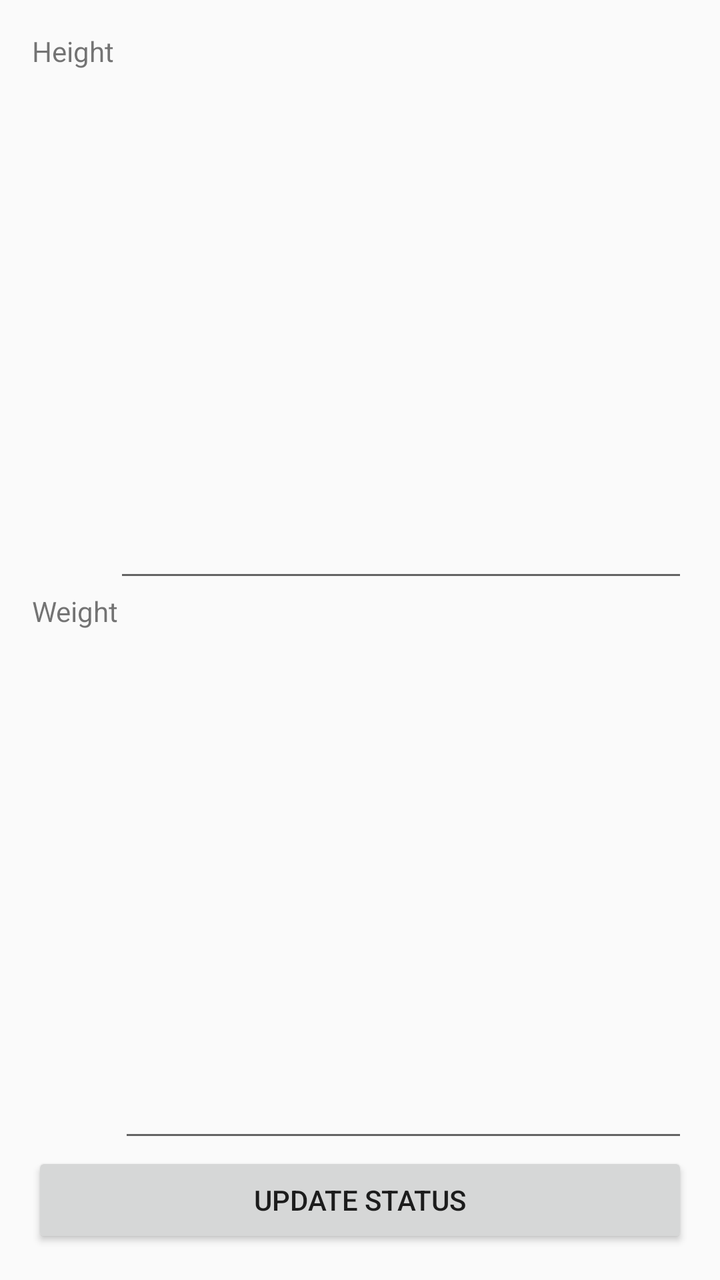
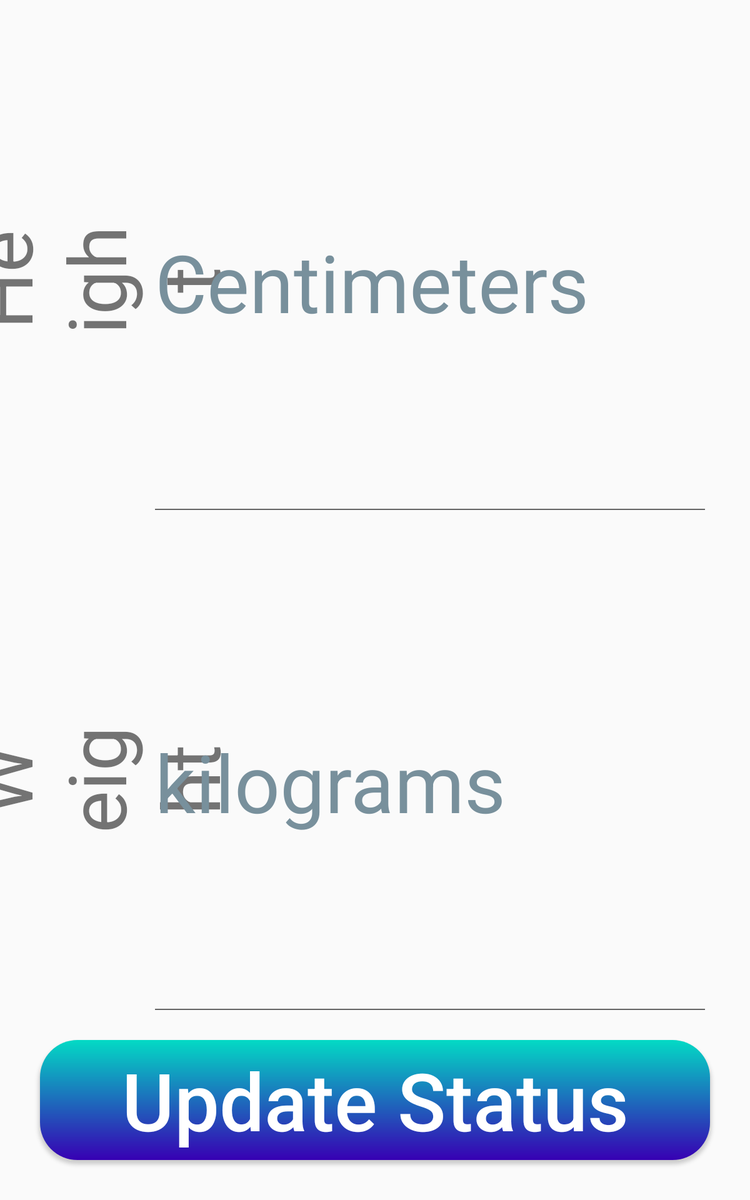

One screen, two layout resources from the same app: the default and the repository's alternative for another configuration. Each is rendered where Android would select it; the XML of both is given below.
<!-- AndroidManifest.xml: application theme Theme.FitnessExerciseTracking -->
<!-- res/layout/activity_update_information.xml -->
<?xml version="1.0" encoding="utf-8"?>
<androidx.constraintlayout.widget.ConstraintLayout xmlns:android="http://schemas.android.com/apk/res/android"
    xmlns:app="http://schemas.android.com/apk/res-auto"
    xmlns:tools="http://schemas.android.com/tools"
    android:layout_width="match_parent"
    android:layout_height="match_parent"
    tools:context=".UpdateInformation">

    <TextView
        android:id="@+id/textViewHeight"
        android:layout_width="wrap_content"
        android:layout_height="0dp"
        android:layout_marginStart="16dp"
        android:layout_marginTop="16dp"
        android:text="@string/height_textView"
        app:layout_constraintBottom_toTopOf="@+id/textViewWeight"
        app:layout_constraintStart_toStartOf="parent"
        app:layout_constraintTop_toTopOf="parent" />

    <EditText
        android:id="@+id/editTextViewHeightInfo"
        android:layout_width="0dp"
        android:layout_height="0dp"
        android:layout_marginEnd="16dp"
        app:layout_constraintBottom_toBottomOf="@+id/textViewHeight"
        app:layout_constraintEnd_toEndOf="parent"
        app:layout_constraintStart_toEndOf="@+id/textViewHeight"
        app:layout_constraintTop_toTopOf="@+id/textViewHeight" />

    <TextView
        android:id="@+id/textViewWeight"
        android:layout_width="wrap_content"
        android:layout_height="0dp"
        android:layout_marginStart="16dp"
        android:text="@string/weight_textView"
        app:layout_constraintBottom_toTopOf="@+id/buttonUpdateInformation"
        app:layout_constraintStart_toStartOf="parent"
        app:layout_constraintTop_toBottomOf="@+id/textViewHeight" />

    <EditText
        android:id="@+id/editTextViewWeightInfo"
        android:layout_width="0dp"
        android:layout_height="0dp"
        android:layout_marginEnd="16dp"
        app:layout_constraintBottom_toBottomOf="@+id/textViewWeight"
        app:layout_constraintEnd_toEndOf="parent"
        app:layout_constraintStart_toEndOf="@+id/textViewWeight"
        app:layout_constraintTop_toTopOf="@+id/textViewWeight" />

    <Button
        android:id="@+id/buttonUpdateInformation"
        android:layout_width="0dp"
        android:layout_height="wrap_content"
        android:layout_marginStart="16dp"
        android:layout_marginEnd="16dp"
        android:layout_marginBottom="16dp"
        android:onClick="onUpdateInformation"
        android:text="@string/updateStatus_button"
        app:layout_constraintBottom_toBottomOf="parent"
        app:layout_constraintEnd_toEndOf="parent"
        app:layout_constraintStart_toStartOf="parent" />


</androidx.constraintlayout.widget.ConstraintLayout>
<!-- resources referenced by this layout -->
<resources>
  <string name="height_textView">Height</string>
  <string name="updateStatus_button">Update Status</string>
  <string name="weight_textView">Weight</string>
  <style name="Theme.FitnessExerciseTracking" parent="Theme.AppCompat.DayNight.DarkActionBar">
          
          <item name="colorPrimary">@color/light_cyan</item>
          <item name="colorPrimaryVariant">@color/dark_cyan</item>
          <item name="colorOnPrimary">@color/light_matcha</item>
          
          <item name="colorSecondary">@color/green_1</item>
          <item name="colorSecondaryVariant">@color/green_5</item>
          <item name="colorOnSecondary">@color/green_9</item>
          
          <item name="android:statusBarColor">@android:color/transparent</item>
          
          <item name="android:navigationBarColor">@android:color/transparent</item>
      </style>
</resources>
<!-- res/layout-sw600dp/activity_update_information.xml (the repository's variant of the layout above) -->
<!-- drawn on a 7-inch tablet held upright -->
<?xml version="1.0" encoding="utf-8"?>
<androidx.constraintlayout.widget.ConstraintLayout xmlns:android="http://schemas.android.com/apk/res/android"
    xmlns:app="http://schemas.android.com/apk/res-auto"
    xmlns:tools="http://schemas.android.com/tools"
    android:layout_width="match_parent"
    android:layout_height="match_parent"
    tools:context=".UpdateInformation">

    <TextView
        android:id="@+id/textViewHeight"
        android:layout_width="0dp"
        android:layout_height="0dp"
        android:layout_marginStart="32dp"
        android:layout_marginTop="32dp"
        android:text="@string/height_textView"
        android:gravity="center"
        android:textSize="64sp"
        android:rotation="-90"
        app:layout_constraintBottom_toTopOf="@+id/textViewWeight"
        app:layout_constraintEnd_toStartOf="@+id/guideline20"
        app:layout_constraintStart_toStartOf="parent"
        app:layout_constraintTop_toTopOf="parent" />

    <EditText
        android:id="@+id/editTextViewHeightInfo"
        android:layout_width="0dp"
        android:layout_height="0dp"
        android:layout_marginEnd="32dp"
        android:hint="@string/centimeters_editTextHint"
        android:importantForAutofill="no"
        android:inputType="number"
        android:textColorHint="#78909C"
        android:textSize="64sp"
        app:layout_constraintBottom_toBottomOf="@+id/textViewHeight"
        app:layout_constraintEnd_toEndOf="parent"
        app:layout_constraintStart_toEndOf="@+id/textViewHeight"
        app:layout_constraintTop_toTopOf="@+id/textViewHeight" />

    <TextView
        android:id="@+id/textViewWeight"
        android:layout_width="0dp"
        android:layout_height="0dp"
        android:layout_marginStart="32dp"
        android:layout_marginTop="16dp"
        android:text="@string/weight_textView"
        android:textSize="64sp"
        android:rotation="-90"
        android:gravity="center"
        app:layout_constraintBottom_toTopOf="@+id/guideline19"
        app:layout_constraintEnd_toStartOf="@+id/guideline20"
        app:layout_constraintStart_toStartOf="parent"
        app:layout_constraintTop_toBottomOf="@+id/textViewHeight" />

    <EditText
        android:id="@+id/editTextViewWeightInfo"
        android:layout_width="0dp"
        android:layout_height="0dp"
        android:layout_marginEnd="32dp"
        android:hint="@string/kilograms_editText"
        android:importantForAutofill="no"
        android:inputType="numberDecimal"
        android:textColorHint="#78909C"
        android:textSize="64sp"
        app:layout_constraintBottom_toBottomOf="@+id/textViewWeight"
        app:layout_constraintEnd_toEndOf="parent"
        app:layout_constraintHorizontal_bias="0.0"
        app:layout_constraintStart_toEndOf="@+id/textViewWeight"
        app:layout_constraintTop_toTopOf="@+id/textViewWeight"
        app:layout_constraintVertical_bias="0.0" />

    <Button
        android:id="@+id/buttonUpdateInformation"
        android:layout_width="0dp"
        android:layout_height="0dp"
        android:layout_marginStart="32dp"
        android:layout_marginTop="16dp"
        android:layout_marginEnd="32dp"
        android:layout_marginBottom="32dp"
        android:background="@drawable/button_main"
        android:inputType="numberDecimal"
        android:onClick="onUpdateInformation"
        android:text="@string/updateStatus_button"
        android:textColor="@color/white"
        android:textSize="64sp"
        app:layout_constraintBottom_toBottomOf="parent"
        app:layout_constraintEnd_toEndOf="parent"
        app:layout_constraintStart_toStartOf="parent"
        app:layout_constraintTop_toTopOf="@+id/guideline19" />

    <androidx.constraintlayout.widget.Guideline
        android:id="@+id/guideline19"
        android:layout_width="wrap_content"
        android:layout_height="wrap_content"
        android:orientation="horizontal"
        app:layout_constraintGuide_percent="0.85" />

    <androidx.constraintlayout.widget.Guideline
        android:id="@+id/guideline20"
        android:layout_width="wrap_content"
        android:layout_height="wrap_content"
        android:orientation="vertical"
        app:layout_constraintGuide_percent="0.2
" />

</androidx.constraintlayout.widget.ConstraintLayout>
<!-- resources referenced by the variant -->
<!-- as a 7-inch tablet held upright resolves them -->
<resources>
  <color name="white">#FFFFFFFF</color>
  <!-- drawable button_main (drawable) -->
  <?xml version="1.0" encoding="utf-8"?>
  <shape xmlns:android="http://schemas.android.com/apk/res/android"
      android:padding="16dp"
      android:shape="rectangle">
  
      <gradient
          android:endColor="@color/teal_200"
          android:type="linear"
          android:angle="90"
          android:startColor="@color/purple_700" />
  
      <corners android:radius="30dp" />
  </shape>
  <string name="centimeters_editTextHint">Centimeters</string>
  <string name="height_textView">Height</string>
  <string name="kilograms_editText">kilograms</string>
  <string name="updateStatus_button">Update Status</string>
  <string name="weight_textView">Weight</string>
  <style name="Theme.FitnessExerciseTracking" parent="Theme.AppCompat.DayNight.DarkActionBar">
          
          <item name="colorPrimary">@color/light_cyan</item>
          <item name="colorPrimaryVariant">@color/dark_cyan</item>
          <item name="colorOnPrimary">@color/light_matcha</item>
          
          <item name="colorSecondary">@color/green_1</item>
          <item name="colorSecondaryVariant">@color/green_5</item>
          <item name="colorOnSecondary">@color/green_9</item>
          
          <item name="android:statusBarColor">@android:color/transparent</item>
          
          <item name="android:navigationBarColor">@android:color/transparent</item>
      </style>
  <color name="teal_200">#FF03DAC5</color>
  <color name="purple_700">#FF3700B3</color>
</resources>
